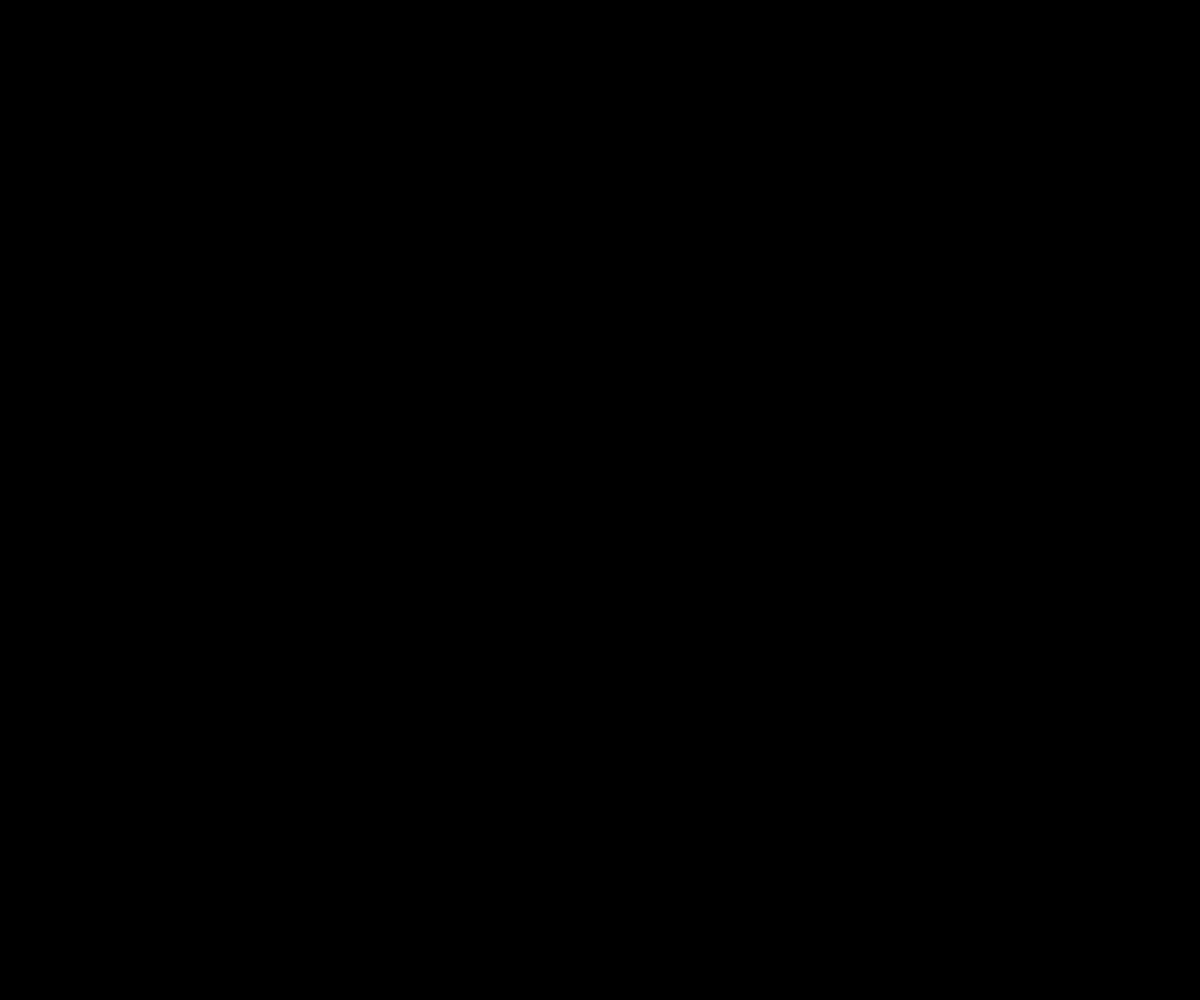
Frame 1 (no input)
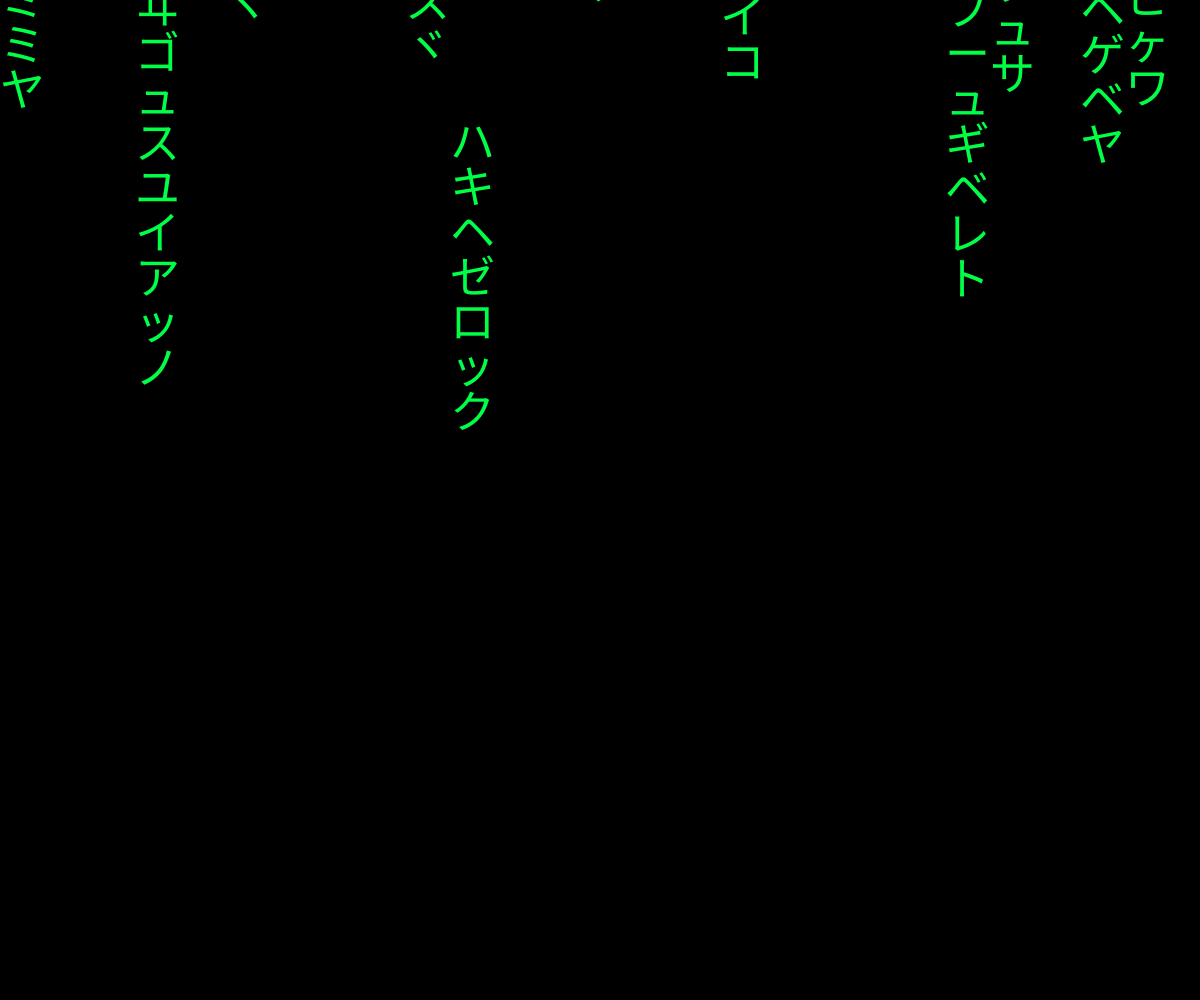
Frame 60 (no input)
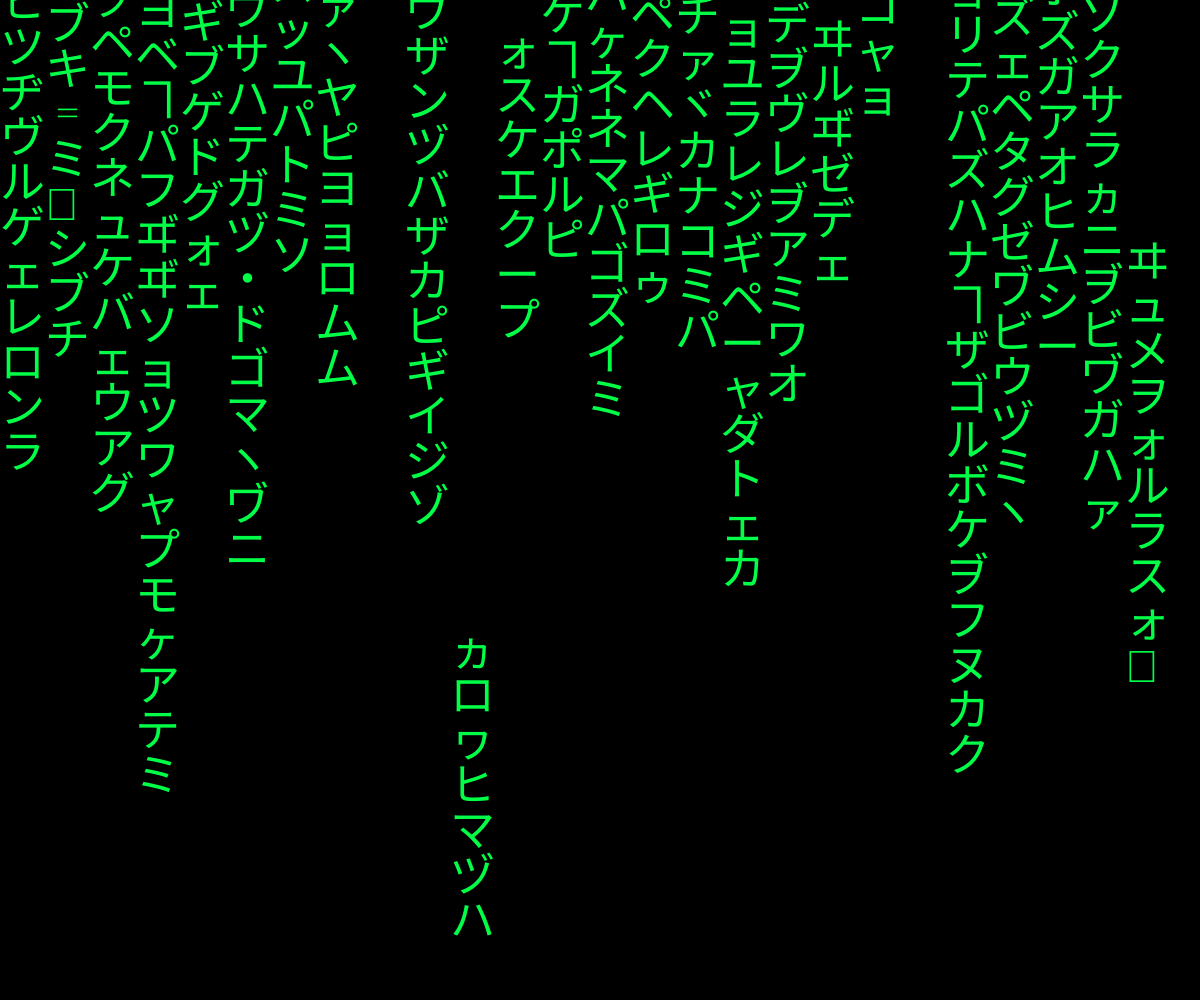
Frame 120 (the mouse pressed at the canvas centre since frame 60)

The p5.js sketch that drew these frames (run headless with seeded random() and noise() and a simulated clock; from frame 60 on, the mouse is pressed at the canvas centre):

// p5.js sketch
// ── sketch.js
//============================================
// Sketch File 
//============================================

let characterSize = 45;
let streams = [];

function setup() {
	createCanvas (window.innerWidth, window.innerHeight);
	background(0);
	let x = 0;

	for (let i = 0; i <= width / characterSize; i++){
		let stream = new Stream();
		stream.generateCharacters(x, random(-1000,0));
		streams.push(stream);
		x += characterSize;
	}
	textSize(characterSize);
}
  
function draw() {
	background(0);
	streams.forEach(function(stream){
		stream.render();
	});
}


class Stream {
	constructor(speed){
		this.characters = [];
		this.totalCharacters = round(random(5,20)); //<----- Total Characters
		this.speed = random(5,10); //<------ Fall Speed
	}

	generateCharacters(x, y){
		for (let i = 0; i <= this.totalCharacters; i++){
			let character = new Character(x, y, this.speed);
			character.setToRandomCharacter();
			this.characters.push(character);
			y -= characterSize;
		}
	}

	render(){
		this.characters.forEach(function(character) {
			fill(0,255,70);
			text(character.value, character.x, character.y);
			character.setToRandomCharacter();
			character.rain();
		});
	}
}


class Character {
	constructor(x, y, fall_speed){
		this.x = x;
		this.y = y;
		this.value;
		this.fall_speed = fall_speed;
		this.switchInterval = round(random(10,20));
	}

	setToRandomCharacter(){
		if (frameCount % this.switchInterval == 0){
			this.value  = String.fromCharCode(
				0x30A0 + round(random(0, 96))
			); 
		}
	}

	rain(){
		this.y = (this.y >= height) ? 0 : this.y += this.fall_speed;
	}
}








// ── bubble.js
//Here we created the setup for a Bubble class
class Bubble { 
	constructor(x,y,r){
		this.x = x;
		this.y = y;
		this.r = r;
		this.brightness = 0;
	}

	clicked(canvas_x, canvas_y){
		let d = dist(canvas_x, canvas_y, this.x, this.y);
		if (d < this.r) {
			this.brightness = 255;
		}

	}
	// notice that you don't have to say function in order 
	//to declare this functionality. Also, note that you 
	//have to refer to your variable as this.__
	move(){
		this.x = this.x + random(-1,1);
		this.y = this.y + random(-1,1);
	}

	show(){
		stroke(255);
		strokeWeight(4);
		fill(this.brightness, 120);
		ellipse(this.x,this.y,this.r*2);

	}
}

// ── style.css
*, *:before, *:after {
    box-sizing: border-box;
  }

  h1 {
      font-size: 30px;
      color: white;
      background-color: black;
      width: 20%;
      text-align: center;
      padding: 10px 0;
      margin-left: 15px;
      
  }
